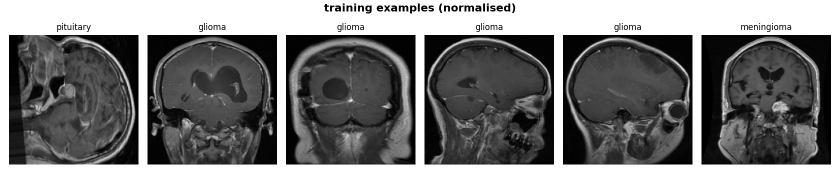
#> input picture preprocessed/examples.png, 1680 x 360 px (shown at 1/2 size)
$ python -i preprocessing.py   (imports and definitions only)
#> lines starting #> are read from the running program, lines starting #| are printed output that depends on the picture; after the words box and inside, x2 and y2 are one past the last pixel; in counts of white or black regions, pixels touching at a corner belong together
#> in preprocess_image, img is the input picture: shape (360, 1680, 3); min 0, max 255, mean 121.4
import cv2
import numpy as np
import matplotlib.pyplot as plt
from pathlib import Path
from tqdm import tqdm
from sklearn.model_selection import train_test_split
from sklearn.preprocessing import LabelEncoder
from collections import Counter


DATASET_ROOT = "Brain_Cancer"
OUTPUT_DIR   = "./preprocessed"
IMG_SIZE     = (224, 224)
TEST_SIZE    = 0.2
RANDOM_SEED  = 42

CLASS_MAP = {
    "brain_glioma": "glioma",
    "brain_menin":  "meningioma",
    "brain_tumor":  "pituitary",
    "notumor": "no_tumor"
}


def crop_brain_region(img: np.ndarray) -> np.ndarray:
    gray = cv2.cvtColor(img, cv2.COLOR_BGR2GRAY) if len(img.shape) == 3 else img
    _, thresh = cv2.threshold(gray, 10, 255, cv2.THRESH_BINARY)
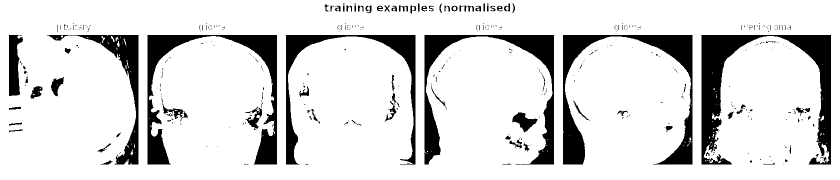
#> thresh: shape (360, 1680) (shown at 1/2 size); 85.1% white; 429 black regions (351 under 20 px), largest, box (x1, y1, x2, y2) and area: (1403, 70, 1662, 329) 19256, (1126, 70, 1385, 329) 14819, (295, 70, 554, 329) 14646
    contours, _ = cv2.findContours(thresh, cv2.RETR_EXTERNAL, cv2.CHAIN_APPROX_SIMPLE)
#> contours = [[[0, 0], [0, 359], [1679, 359], [1679, 0]]]
    if not contours:
        return img
    largest = max(contours, key=cv2.contourArea)
#> largest = [[0, 0], [0, 359], [1679, 359], [1679, 0]]
    x, y, w, h = cv2.boundingRect(largest)
#> x = 0; y = 0; w = 1680; h = 360
    pad = 5
    x = max(0, x - pad)
    y = max(0, y - pad)
    w = min(img.shape[1] - x, w + 2 * pad)
    h = min(img.shape[0] - y, h + 2 * pad)
    return img[y:y+h, x:x+w]


def preprocess_image(img_path: str) -> np.ndarray:

    img = cv2.imread(img_path)
    if img is None:
        return None
    img = crop_brain_region(img)
    img = cv2.resize(img, IMG_SIZE, interpolation=cv2.INTER_AREA)
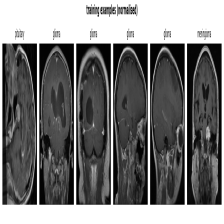
#> img: shape (224, 224, 3); min 0, max 255, mean 121.4
    img = cv2.cvtColor(img, cv2.COLOR_BGR2RGB)
    img = img.astype(np.float32) / 255.0
    return img


# [100 lines left out: functions load_all_images, split_and_save, plot_class_distribution, plot_samples, print_stats, not called in this run]


# ─────────────────────────────────────────────
# Main ─────────────────────────────────────────────
# [24 lines not run here, left out]

>>> result = preprocess_image('../preprocessed/examples.png')

$ run again, on preprocessed/beispiele.png
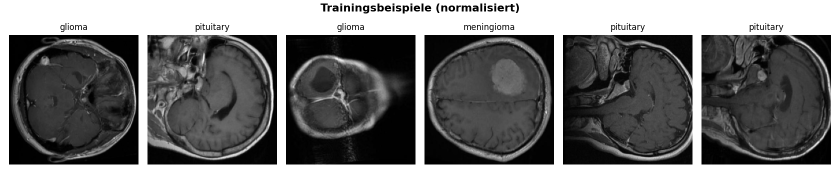
#> input picture preprocessed/beispiele.png, 1680 x 360 px (shown at 1/2 size)
#> in preprocess_image, img is the input picture: shape (360, 1680, 3); min 0, max 255, mean 116.5
#> in crop_brain_region, `_, thresh = cv2.threshold(gray, 10, 255, cv2.THRESH_BINARY)`:
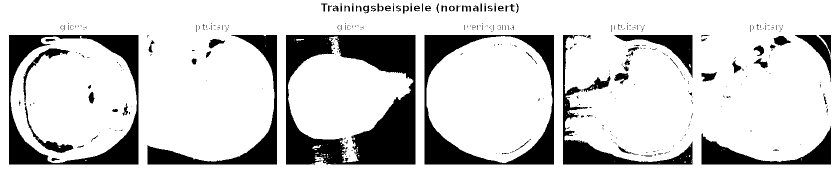
#> thresh: shape (360, 1680) (shown at 1/2 size); 81.8% white; 431 black regions (349 under 20 px), largest, box (x1, y1, x2, y2) and area: (572, 70, 831, 329) 34703, (849, 70, 1108, 329) 17571, (18, 70, 277, 329) 17388
#> contours = [[[0, 0], [0, 359], [1679, 359], [1679, 0]]]
#> largest = [[0, 0], [0, 359], [1679, 359], [1679, 0]]
#> x = 0; w = 1680; h = 360
#> in preprocess_image, `img = cv2.resize(img, IMG_SIZE, interpolation=cv2.INTER_AREA)`:
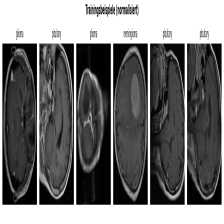
#> img: shape (224, 224, 3); min 0, max 255, mean 116.5
